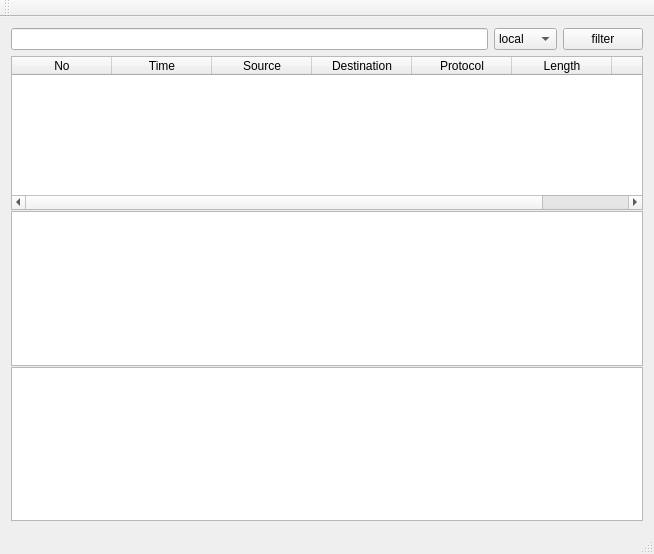
<?xml version="1.0" encoding="UTF-8"?>
<ui version="4.0">
 <class>MainWindow</class>
 <widget class="QMainWindow" name="MainWindow">
  <property name="geometry">
   <rect>
    <x>0</x>
    <y>0</y>
    <width>654</width>
    <height>554</height>
   </rect>
  </property>
  <property name="windowTitle">
   <string>MainWindow</string>
  </property>
  <widget class="QWidget" name="centralWidget">
   <layout class="QVBoxLayout" name="verticalLayout">
    <item>
     <layout class="QHBoxLayout" name="horizontalLayout">
      <property name="spacing">
       <number>-1</number>
      </property>
      <item>
       <widget class="QLineEdit" name="lineEdit"/>
      </item>
      <item>
       <widget class="QComboBox" name="comboBox">
        <item>
         <property name="text">
          <string>local</string>
         </property>
        </item>
        <item>
         <property name="text">
          <string>en0</string>
         </property>
        </item>
        <item>
         <property name="text">
          <string>p2p0</string>
         </property>
        </item>
        <item>
         <property name="text">
          <string>awdl0</string>
         </property>
        </item>
       </widget>
      </item>
      <item>
       <widget class="QPushButton" name="pushButton">
        <property name="text">
         <string>filter</string>
        </property>
       </widget>
      </item>
     </layout>
    </item>
    <item>
     <layout class="QVBoxLayout" name="verticalLayout_2">
      <property name="spacing">
       <number>1</number>
      </property>
      <item>
       <widget class="QTableWidget" name="tableWidget">
        <column>
         <property name="text">
          <string>No</string>
         </property>
        </column>
        <column>
         <property name="text">
          <string>Time</string>
         </property>
        </column>
        <column>
         <property name="text">
          <string>Source</string>
         </property>
        </column>
        <column>
         <property name="text">
          <string>Destination</string>
         </property>
        </column>
        <column>
         <property name="text">
          <string>Protocol</string>
         </property>
        </column>
        <column>
         <property name="text">
          <string>Length</string>
         </property>
        </column>
        <column>
         <property name="text">
          <string>Info</string>
         </property>
        </column>
       </widget>
      </item>
      <item>
       <widget class="QListWidget" name="listWidget"/>
      </item>
      <item>
       <widget class="QListWidget" name="listWidget_2"/>
      </item>
     </layout>
    </item>
   </layout>
   <zorder></zorder>
   <zorder></zorder>
  </widget>
  <widget class="QMenuBar" name="menuBar">
   <property name="geometry">
    <rect>
     <x>0</x>
     <y>0</y>
     <width>654</width>
     <height>22</height>
    </rect>
   </property>
  </widget>
  <widget class="QToolBar" name="mainToolBar">
   <attribute name="toolBarArea">
    <enum>TopToolBarArea</enum>
   </attribute>
   <attribute name="toolBarBreak">
    <bool>false</bool>
   </attribute>
  </widget>
  <widget class="QStatusBar" name="statusBar"/>
 </widget>
 <layoutdefault spacing="6" margin="11"/>
 <resources/>
 <connections/>
</ui>
